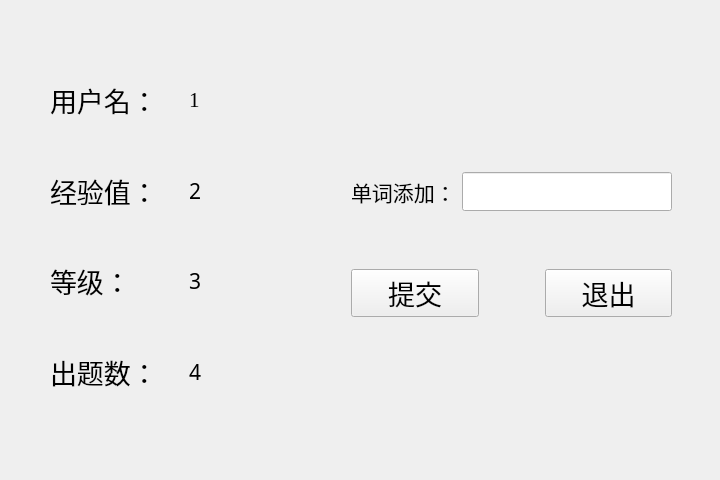
<?xml version="1.0" encoding="UTF-8"?>
<ui version="4.0">
 <class>addWordPage</class>
 <widget class="QWidget" name="addWordPage">
  <property name="geometry">
   <rect>
    <x>0</x>
    <y>0</y>
    <width>720</width>
    <height>480</height>
   </rect>
  </property>
  <property name="windowTitle">
   <string>Form</string>
  </property>
  <widget class="QWidget" name="">
   <property name="geometry">
    <rect>
     <x>50</x>
     <y>80</y>
     <width>271</width>
     <height>312</height>
    </rect>
   </property>
   <layout class="QVBoxLayout" name="verticalLayout">
    <item>
     <layout class="QHBoxLayout" name="horizontalLayout">
      <item>
       <widget class="QLabel" name="label">
        <property name="font">
         <font>
          <family>华文行楷</family>
          <pointsize>20</pointsize>
         </font>
        </property>
        <property name="text">
         <string>用户名：</string>
        </property>
       </widget>
      </item>
      <item>
       <widget class="QLabel" name="username">
        <property name="font">
         <font>
          <family>Times New Roman</family>
          <pointsize>16</pointsize>
         </font>
        </property>
        <property name="text">
         <string>1</string>
        </property>
       </widget>
      </item>
     </layout>
    </item>
    <item>
     <spacer name="verticalSpacer_3">
      <property name="orientation">
       <enum>Qt::Vertical</enum>
      </property>
      <property name="sizeHint" stdset="0">
       <size>
        <width>20</width>
        <height>40</height>
       </size>
      </property>
     </spacer>
    </item>
    <item>
     <layout class="QHBoxLayout" name="horizontalLayout_2">
      <item>
       <widget class="QLabel" name="label_3">
        <property name="font">
         <font>
          <family>华文行楷</family>
          <pointsize>20</pointsize>
         </font>
        </property>
        <property name="text">
         <string>经验值：</string>
        </property>
       </widget>
      </item>
      <item>
       <widget class="QLabel" name="expNum">
        <property name="font">
         <font>
          <family>华文行楷</family>
          <pointsize>16</pointsize>
         </font>
        </property>
        <property name="text">
         <string>2</string>
        </property>
       </widget>
      </item>
     </layout>
    </item>
    <item>
     <spacer name="verticalSpacer_2">
      <property name="orientation">
       <enum>Qt::Vertical</enum>
      </property>
      <property name="sizeHint" stdset="0">
       <size>
        <width>20</width>
        <height>40</height>
       </size>
      </property>
     </spacer>
    </item>
    <item>
     <layout class="QHBoxLayout" name="horizontalLayout_3">
      <item>
       <widget class="QLabel" name="label_4">
        <property name="font">
         <font>
          <family>华文行楷</family>
          <pointsize>20</pointsize>
         </font>
        </property>
        <property name="text">
         <string>等级：</string>
        </property>
       </widget>
      </item>
      <item>
       <widget class="QLabel" name="rankNum">
        <property name="font">
         <font>
          <family>华文行楷</family>
          <pointsize>16</pointsize>
         </font>
        </property>
        <property name="text">
         <string>3</string>
        </property>
       </widget>
      </item>
     </layout>
    </item>
    <item>
     <spacer name="verticalSpacer">
      <property name="orientation">
       <enum>Qt::Vertical</enum>
      </property>
      <property name="sizeHint" stdset="0">
       <size>
        <width>20</width>
        <height>40</height>
       </size>
      </property>
     </spacer>
    </item>
    <item>
     <layout class="QHBoxLayout" name="horizontalLayout_4">
      <item>
       <widget class="QLabel" name="label_5">
        <property name="font">
         <font>
          <family>华文行楷</family>
          <pointsize>20</pointsize>
         </font>
        </property>
        <property name="text">
         <string>出题数：</string>
        </property>
       </widget>
      </item>
      <item>
       <widget class="QLabel" name="passLevel">
        <property name="font">
         <font>
          <family>华文行楷</family>
          <pointsize>16</pointsize>
         </font>
        </property>
        <property name="text">
         <string>4</string>
        </property>
       </widget>
      </item>
     </layout>
    </item>
   </layout>
  </widget>
  <widget class="QWidget" name="">
   <property name="geometry">
    <rect>
     <x>351</x>
     <y>172</y>
     <width>321</width>
     <height>145</height>
    </rect>
   </property>
   <layout class="QVBoxLayout" name="verticalLayout_2">
    <item>
     <layout class="QHBoxLayout" name="horizontalLayout_6">
      <item>
       <widget class="QLabel" name="label_6">
        <property name="font">
         <font>
          <family>华文行楷</family>
          <pointsize>16</pointsize>
         </font>
        </property>
        <property name="text">
         <string>单词添加：</string>
        </property>
       </widget>
      </item>
      <item>
       <widget class="QLineEdit" name="answerEdit">
        <property name="font">
         <font>
          <family>Times New Roman</family>
          <pointsize>20</pointsize>
         </font>
        </property>
       </widget>
      </item>
     </layout>
    </item>
    <item>
     <spacer name="verticalSpacer_4">
      <property name="orientation">
       <enum>Qt::Vertical</enum>
      </property>
      <property name="sizeHint" stdset="0">
       <size>
        <width>20</width>
        <height>40</height>
       </size>
      </property>
     </spacer>
    </item>
    <item>
     <layout class="QHBoxLayout" name="horizontalLayout_5">
      <item>
       <widget class="QPushButton" name="submitButton">
        <property name="font">
         <font>
          <family>华文行楷</family>
          <pointsize>20</pointsize>
         </font>
        </property>
        <property name="text">
         <string>提交</string>
        </property>
       </widget>
      </item>
      <item>
       <spacer name="horizontalSpacer">
        <property name="orientation">
         <enum>Qt::Horizontal</enum>
        </property>
        <property name="sizeType">
         <enum>QSizePolicy::Fixed</enum>
        </property>
        <property name="sizeHint" stdset="0">
         <size>
          <width>60</width>
          <height>20</height>
         </size>
        </property>
       </spacer>
      </item>
      <item>
       <widget class="QPushButton" name="exitButton">
        <property name="font">
         <font>
          <family>华文行楷</family>
          <pointsize>20</pointsize>
         </font>
        </property>
        <property name="text">
         <string>退出</string>
        </property>
       </widget>
      </item>
     </layout>
    </item>
   </layout>
  </widget>
 </widget>
 <resources/>
 <connections/>
</ui>
